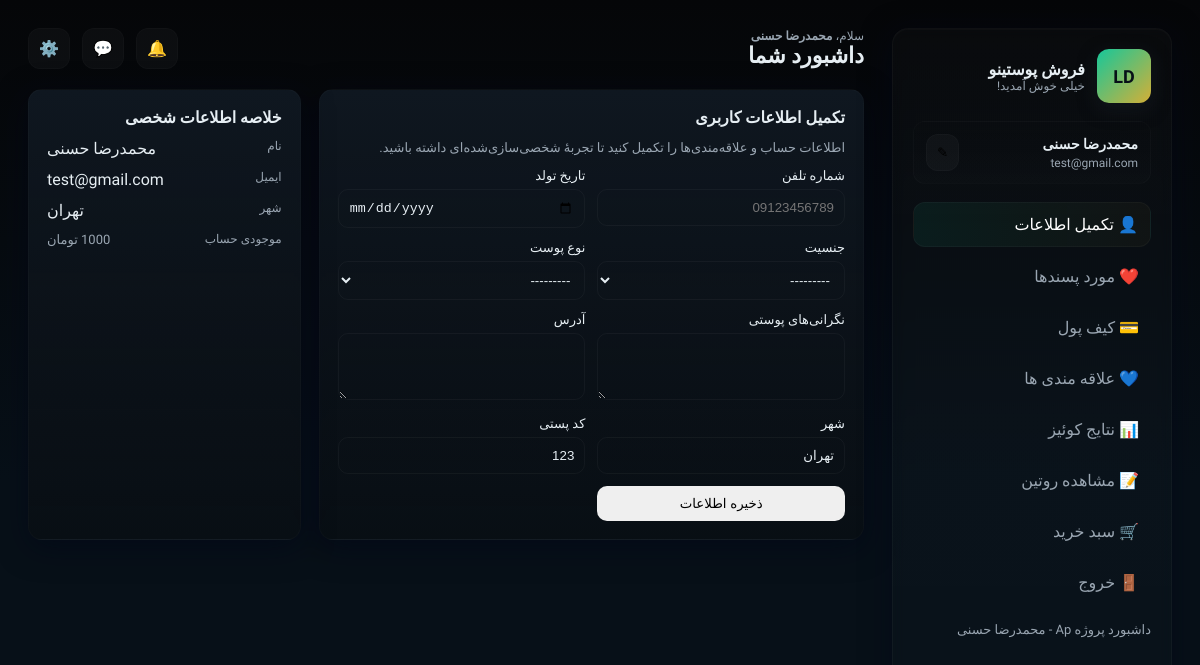
/user/dashboard/ (signed in), run on the app's committed database.
### Users/models.py (models this page shows, shortened)
class Profile(models.Model):
    class SkinType(models.IntegerChoices):
        DRY = 1, 'خشک'
        OILY = 2, 'چرب'
        COMBINATION = 3, 'مختلط'
        SENSITIVE = 4, 'حساس'
        NORMAL = 5, 'نرمال'
    class Gender(models.TextChoices):
        MALE = 'M', 'مرد'
        FEMALE = 'F', 'زن'
        OTHER = 'O', 'سایر'
    user = models.OneToOneField(
        User,
        on_delete=models.CASCADE,
        related_name='profile',
        verbose_name='حساب کاربری'
    )
    name = models.CharField(
        max_length=300,
        verbose_name='نام کامل',
        validators=[MinLengthValidator(3)]
    )
    pocket = models.IntegerField(
        verbose_name='موجودی',
        default=1000
    )
    email = models.EmailField(
        verbose_name='آدرس ایمیل',
        unique=True,
        blank=True,
        null=True
    )
    phone_number = models.CharField(
        max_length=15,
        verbose_name='شماره تلفن',
        blank=True,
        null=True,
        unique=True
    )
    birth_date = models.DateField(
        verbose_name='تاریخ تولد',
        blank=True,
        null=True
    )
    gender = models.CharField(
        max_length=1,
        choices=Gender.choices,
        verbose_name='جنسیت',
        blank=True,
        null=True
    )
    skin_type = models.IntegerField(
        choices=SkinType.choices,
        verbose_name='نوع پوست',
        blank=True,
        null=True
    )
    skin_concerns = models.TextField(
        verbose_name='مشکلات پوستی',
        blank=True
    )
    preferences = models.JSONField(
        verbose_name='مورد پسندها',
        default=list,
        blank=True
    )
    wishlist = models.JSONField(
        verbose_name='لیست علاقه‌مندی‌ها',
        default=list,
        blank=True
    )
    views_product = models.JSONField(
        verbose_name='مشاهده شده ها',
        default=list,
        blank=True
    )
    address = models.TextField(
        verbose_name='آدرس کامل',
        blank=True,
        null=True
    )
    city = models.CharField(
        max_length=100,
        verbose_name='شهر',
        blank=True,
        null=True
    )
    postal_code = models.CharField(
        max_length=10,
        verbose_name='کد پستی',
        blank=True,
        null=True
    )
    class Meta:
        verbose_name = 'User profile'
        verbose_name_plural = 'User profiles'
        indexes = [
            models.Index(fields=['email']),
            models.Index(fields=['phone_number']),
        ]

### Users/views.py (the view)
# urls.py: path('dashboard/', views.dashboard, name='dashboard'),
def dashboard(request):
    if not request.user.is_authenticated:
        return render(request, 'Users/signin.html')
    profile, created = Profile.objects.get_or_create(user=request.user)
    quiz_user = QuizResults.objects.filter(username_user=request.user.username)
    routine_user = SkinCareRoutine.objects.filter(username_user=request.user.username)
    if request.method == 'POST':
        form = UserUpdateForm(request.POST, instance=profile)
        if form.is_valid():
            form.save()
            messages.success(request, 'اطلاعات شما با موفقیت به‌روزرسانی شد.')
            return redirect('dashboard')
    else:
        form = UserUpdateForm(instance=profile)
    context = {
        'form': form,
        'profile': profile,
        'quiz_user' : quiz_user,
        'routine_user' : routine_user
    }
    return render(request, 'Users/dashboard.html', context)

### Users/templates/Users/dashboard.html (shortened to what this page needs)
<!doctype html>
<html lang="fa" dir="rtl">
<head>
</head>
<body>
  <div class="app">
    <aside class="sidebar">
      <div class="brand">
        <div class="logo">LD</div>
        <div>
          <h1>فروش پوستینو</h1>
          <p>خیلی خوش آمدید!</p>
        </div>
      </div>
      <div class="profile">
        <div class="meta">
          <h3 id="user-name">{{ request.user.profile.name }}</h3>
          <p id="user-email">{{ user.email }}</p>
        </div>
        <button class="icon-btn" id="edit-profile">✎</button>
      </div>
      <nav>
        <div class="nav-item active" data-panel="profile">👤 تکمیل اطلاعات</div>
        <div class="nav-item" data-panel="favorites">❤️ مورد پسندها</div>
        <div class="nav-item" data-panel="wallet">💳 کیف پول</div>
        <div class="nav-item" data-panel="wishlist">💙 علاقه مندی ها</div>
        <div class="nav-item" data-panel="quiz">📊 نتایج کوئیز</div>
        <div class="nav-item" data-panel="routine">📝 مشاهده روتین</div>
        <div class="nav-item" data-panel="cart">🛒 سبد خرید</div>
        <div class="nav-item">
  <a href="{% url 'logout_page' %}" style="display:block;width:100%;height:100%;text-decoration:none;color:inherit;">
    🚪 خروج
  </a>
</div>
      </nav>
      <div style="margin-top:18px;color:var(--muted);font-size:13px">
        داشبورد پروژه Ap - محمدرضا حسنی
      </div>
    </aside>
    <main class="main">
      <div class="header">
        <div class="search-wrap">
          <div style="display:flex;flex-direction:column">
            <div style="font-size:12px;color:var(--muted)">سلام، <strong id="greeting-name">{{ request.user.profile.name }}</strong></div>
            <div style="font-size:22px;font-weight:700">داشبورد شما</div>
          </div>
        </div>
        <div class="actions">
          <div class="icon-btn">🔔</div>
          <div class="icon-btn">💬</div>
          <div class="icon-btn">⚙️</div>
        </div>
      </div>
      <section id="panels">
        <div class="panel" id="panel-profile">
          <div class="grid" style="grid-template-columns:2fr 1fr">
            <div class="card">
              <h4>تکمیل اطلاعات کاربری</h4>
              <p class="muted">اطلاعات حساب و علاقه‌مندی‌ها را تکمیل کنید تا تجربهٔ شخصی‌سازی‌شده‌ای داشته باشید.</p>
              <form method="post" class="profile-form">
                <div class="mb-3">
                            <label class="form-label">شماره تلفن</label>
                            {{ form.phone_number }}
                        </div>
                        <div class="mb-3">
                            <label class="form-label">تاریخ تولد</label>
                            {{ form.birth_date }}
                        </div>
                        <div class="mb-3">
                            <label class="form-label">جنسیت</label>
                            {{ form.gender }}
                        </div>
                        <div class="mb-3">
                            <label class="form-label">نوع پوست</label>
                            {{ form.skin_type }}
                        </div>
                        <div class="mb-3" cols="5" rows="5">
                            <label class="form-label">نگرانی‌های پوستی</label>
                            {{ form.skin_concerns }}
                        </div>
                        <div class="mb-3">
                            <label class="form-label">آدرس</label>
                            {{ form.address }}
                        </div>
                        <div class="mb-3">
                            <label class="form-label">شهر</label>
                            {{ form.city }}
                        </div>
                        <div class="mb-3">
                            <label class="form-label">کد پستی</label>
                            {{ form.postal_code }}
                        </div>
                        <button type="submit" class="btn btn-primary w-100">ذخیره اطلاعات</button>
              </form>
            </div>
            <div class="card">
              <h4>خلاصه اطلاعات شخصی</h4>
              <div style="display:flex;flex-direction:column;gap:12px;margin-top:12px">
                <div style="display:flex;justify-content:space-between">
                  <div class="small">نام</div>
                  <div id="summary-name">{{ request.user.profile.name }}</div>
                </div>
                <div style="display:flex;justify-content:space-between">
                  <div class="small">ایمیل</div>
                  <div id="summary-email">{{ request.user.profile.email }}</div>
                </div>
                <div style="display:flex;justify-content:space-between">
                  <div class="small">شهر</div>
                  <div id="summary-city">{{ request.user.profile.city }}</div>
                </div>
                <div style="display:flex;justify-content:space-between">
                  <div class="small">موجودی حساب</div>
                  <div id="summary-tags" class="muted">{{ request.user.profile.pocket }} تومان</div>
                </div>
              </div>
            </div>
          </div>
        </div>
      </section>
    </main>
  </div>
</body>
</html>

### Users/templates/Users/dashboard.html (style rules this page uses)
:root { --bg:#0b0f12; --card:#0f1720; --muted:#9aa6b2; --accent:#16c79a; --gold:#d4af37; --glass: rgba(255,255,255,0.03); --radius:16px; --glass-2: rgba(255,255,255,0.02); }
* { box-sizing:border-box }
html,body { height:100% }
body { margin:0; background:linear-gradient(180deg,#050608 0%, #071018 60%); color:#e6eef3; font-family: 'Vazirmatn', system-ui, -apple-system, 'Segoe UI', Roboto, 'Helvetica Neue', Arial; -webkit-font-smoothing:antialiased; -moz-osx-font-smoothing:grayscale; padding:28px; background-attachment: fixed; min-height: 100vh; }
body::before { content: ''; position: fixed; top: 0; left: 0; right: 0; bottom: 0; background: linear-gradient(180deg,#050608 0%, #071018 60%); z-index: -1; }
.app { display:grid; grid-template-columns: 280px 1fr; gap:28px; align-items:start; max-width:1300px; margin:0 auto; }
.sidebar { background:linear-gradient(180deg, rgba(255,255,255,0.02), rgba(255,255,255,0.01)); border-radius:var(--radius); padding:20px; box-shadow: 0 6px 30px rgba(2,6,23,0.6), inset 0 1px 0 rgba(255,255,255,0.02); height:calc(100vh - 56px); position:sticky; top:28px; overflow:auto; -webkit-backdrop-filter: blur(6px); backdrop-filter: blur(6px); border: 1px solid rgba(255,255,255,0.03); }
.brand { display:flex;align-items:center;gap:12px;margin-bottom:18px }
.logo { width:54px;height:54px;border-radius:12px;background:linear-gradient(135deg,var(--accent),var(--gold)); display:flex;align-items:center;justify-content:center;font-weight:700;color:#071018;font-size:18px;box-shadow:0 6px 18px rgba(21,28,35,0.6); }
.brand h1 { font-size:16px;margin:0 }
.brand p { margin:0;color:var(--muted);font-size:12px }
.profile { display:flex;align-items:center;gap:12px;padding:12px;border-radius:12px;background:linear-gradient(180deg, transparent, rgba(255,255,255,0.01)); margin-bottom:18px;border:1px solid rgba(255,255,255,0.02) }
.profile .meta { flex:1 }
.profile .meta h3 { margin:0 0 4px 0;font-size:14px }
.profile .meta p { margin:0;font-size:12px;color:var(--muted) }
nav .nav-item { display:flex;align-items:center;gap:12px;padding:12px;border-radius:12px;color:var(--muted);cursor:pointer;margin-bottom:8px;transition:all .18s ease; }
nav .nav-item.active { background:linear-gradient(90deg, rgba(22,199,154,0.08), rgba(212,175,55,0.04));color:#fff;border:1px solid rgba(255,255,255,0.03) }
.main { min-height:calc(100vh - 56px); }
.header { display:flex;justify-content:space-between;align-items:center;gap:12px;margin-bottom:20px }
.search-wrap { display:flex;align-items:center;gap:12px }
.actions { display:flex;align-items:center;gap:12px }
.icon-btn { background:var(--glass);padding:10px;border-radius:12px;border:1px solid rgba(255,255,255,0.02);cursor:pointer }
.grid { display:grid;grid-template-columns:repeat(3,1fr);gap:18px }
.card { background:linear-gradient(180deg,var(--card), rgba(10,14,18,0.6));padding:18px;border-radius:14px;box-shadow:0 8px 30px rgba(2,6,23,0.6);border:1px solid rgba(255,255,255,0.02) }
.card h4 { margin:0 0 8px 0 }
.muted { color:var(--muted);font-size:13px }
.profile-form { display:grid;grid-template-columns:1fr 1fr;gap:12px }
label { display:block;font-size:13px;margin-bottom:6px }
input,select,textarea { width:100%;padding:10px;border-radius:10px;border:1px solid rgba(255,255,255,0.04);background:transparent;color:inherit }
.btn { display:inline-block;padding:10px 14px;border-radius:10px;border:none;cursor:pointer }
.small { font-size:12px;color:var(--muted) }

### data on the page
Profile: gender "---------", skin_type "---------", city "تهران", postal_code "123"

### other printed values
{{ request.user.profile.name }} "محمدرضا حسنی"
{{ user.email }} "test@gmail.com"
{{ request.user.profile.email }} "test@gmail.com"
{{ request.user.profile.city }} "تهران"
{{ request.user.profile.pocket }} "1000"
